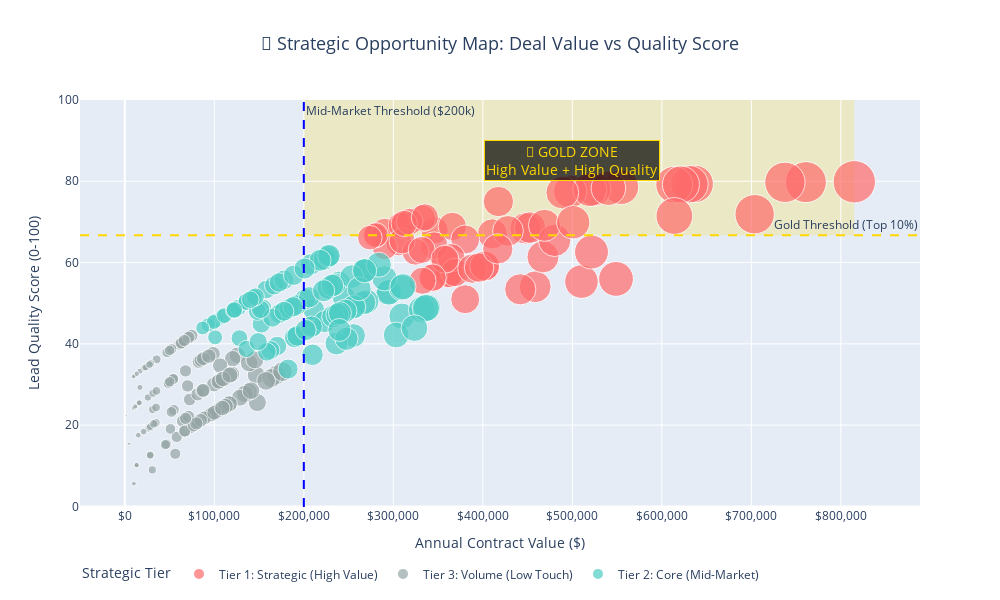
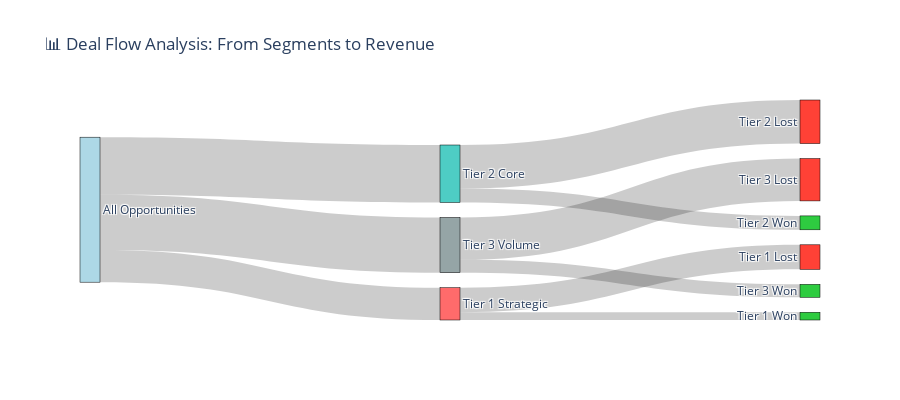

Source (notebook cell) for these figures, in order:
### Markdown cell above
## 4. Interactive Strategic Segmentation
### Where the money is: ACV vs Quality Score mapping

### Code cell
# INTERACTIVE STRATEGIC SEGMENTATION VISUALIZATION
# Show where the money is: ACV vs Quality Score with hover details

# Prepare data for visualization
viz_df = active_df[active_df['Status'] == 'Open'].copy()
viz_df['Size_Category'] = pd.cut(viz_df['ACV'], 
                               bins=[0, 100000, 300000, 600000, float('inf')], 
                               labels=['Small', 'Medium', 'Large', 'Enterprise'])

# Create interactive scatter plot
fig = px.scatter(
    viz_df,
    x='ACV',
    y='Lead_Score',
    color='Cluster_Label',
    size='ACV',
    hover_data=['CustomerName', 'ProductName', 'CloseDate'],
    title='🎯 Strategic Opportunity Map: Deal Value vs Quality Score',
    labels={
        'ACV': 'Annual Contract Value ($)',
        'Lead_Score': 'Lead Quality Score (0-100)',
        'Cluster_Label': 'Strategic Tier'
    },
    color_discrete_map={
        'Tier 1: Strategic (High Value)': '#FF6B6B',
        'Tier 2: Core (Mid-Market)': '#4ECDC4',
        'Tier 3: Volume (Low Touch)': '#95A5A6'
    },
    size_max=30,
    width=1000,
    height=600
)

# Add quadrant lines for strategic zones
fig.add_hline(y=score_90th, line_dash="dash", line_color="gold", 
              annotation_text="Gold Threshold (Top 10%)")
fig.add_vline(x=200000, line_dash="dash", line_color="blue", 
              annotation_text="Mid-Market Threshold ($200k)")

# Highlight the "sweet spot" (top right quadrant)
fig.add_shape(
    type="rect",
    x0=200000, y0=score_90th,
    x1=viz_df['ACV'].max(), y1=100,
    fillcolor="rgba(255, 215, 0, 0.2)",
    layer="below",
    line_width=0
)

fig.add_annotation(
    x=500000, y=85,
    text="💎 GOLD ZONE<br>High Value + High Quality",
    showarrow=False,
    font=dict(size=14, color="gold"),
    bgcolor="rgba(0,0,0,0.7)",
    bordercolor="gold"
)

fig.update_layout(
    title={'x': 0.5, 'font': {'size': 18}},
    xaxis={'tickformat': '$,.0f'},
    legend={'orientation': 'h', 'yanchor': 'bottom', 'y': -0.2}
)

fig.show()

# Create conversion funnel visualization
funnel_data = []
for tier in ['Tier 1: Strategic (High Value)', 'Tier 2: Core (Mid-Market)', 'Tier 3: Volume (Low Touch)']:
    tier_df = active_df[active_df['Cluster_Label'] == tier]
    total = len(tier_df)
    won = len(tier_df[tier_df['Status'] == 'Won'])
    lost = len(tier_df[tier_df['Status'] == 'Lost'])
    open_count = len(tier_df[tier_df['Status'] == 'Open'])
    
    funnel_data.append({
        'Tier': tier.split(':')[0],
        'Total_Deals': total,
        'Won_Deals': won,
        'Win_Rate_%': (won / (won + lost) * 100) if (won + lost) > 0 else 0,
        'Open_Pipeline': open_count,
        'Total_Value_M': tier_df['ACV'].sum() / 1e6,
        'Won_Value_M': tier_df[tier_df['Status'] == 'Won']['ACV'].sum() / 1e6
    })

funnel_df = pd.DataFrame(funnel_data)

# Sankey diagram for deal flow
fig2 = go.Figure(data=[go.Sankey(
    node=dict(
        pad=15,
        thickness=20,
        line=dict(color="black", width=0.5),
        label=[
            "All Opportunities", "Tier 1 Strategic", "Tier 2 Core", "Tier 3 Volume",
            "Tier 1 Won", "Tier 1 Lost", "Tier 2 Won", "Tier 2 Lost", "Tier 3 Won", "Tier 3 Lost"
        ],
        color=["lightblue", "#FF6B6B", "#4ECDC4", "#95A5A6", 
               "#2ECC40", "#FF4136", "#2ECC40", "#FF4136", "#2ECC40", "#FF4136"]
    ),
    link=dict(
        source=[0, 0, 0, 1, 1, 2, 2, 3, 3],
        target=[1, 2, 3, 4, 5, 6, 7, 8, 9],
        value=[
            funnel_df[funnel_df['Tier'] == 'Tier 1']['Total_Deals'].iloc[0],
            funnel_df[funnel_df['Tier'] == 'Tier 2']['Total_Deals'].iloc[0], 
            funnel_df[funnel_df['Tier'] == 'Tier 3']['Total_Deals'].iloc[0],
            funnel_df[funnel_df['Tier'] == 'Tier 1']['Won_Deals'].iloc[0],
            funnel_df[funnel_df['Tier'] == 'Tier 1']['Total_Deals'].iloc[0] - funnel_df[funnel_df['Tier'] == 'Tier 1']['Won_Deals'].iloc[0],
            funnel_df[funnel_df['Tier'] == 'Tier 2']['Won_Deals'].iloc[0],
            funnel_df[funnel_df['Tier'] == 'Tier 2']['Total_Deals'].iloc[0] - funnel_df[funnel_df['Tier'] == 'Tier 2']['Won_Deals'].iloc[0],
            funnel_df[funnel_df['Tier'] == 'Tier 3']['Won_Deals'].iloc[0],
            funnel_df[funnel_df['Tier'] == 'Tier 3']['Total_Deals'].iloc[0] - funnel_df[funnel_df['Tier'] == 'Tier 3']['Won_Deals'].iloc[0]
        ]
    )
)])

fig2.update_layout(
    title="📊 Deal Flow Analysis: From Segments to Revenue",
    font_size=12,
    height=400
)

fig2.show()

print("📊 TIER PERFORMANCE ANALYSIS")
print("=" * 50)
print(funnel_df.to_string(index=False, float_format='%.1f'))

print(f"\n💡 KEY INSIGHTS:")
print(f"   • Tier 1 has highest value density: ${funnel_df[funnel_df['Tier'] == 'Tier 1']['Total_Value_M'].iloc[0]:.1f}M from {funnel_df[funnel_df['Tier'] == 'Tier 1']['Total_Deals'].iloc[0]} deals")
print(f"   • Tier 2 provides volume + value balance: ${funnel_df[funnel_df['Tier'] == 'Tier 2']['Won_Value_M'].iloc[0]:.1f}M already won")
print(f"   • Tier 3 efficiency gap: {funnel_df[funnel_df['Tier'] == 'Tier 3']['Total_Deals'].iloc[0]} deals for only ${funnel_df[funnel_df['Tier'] == 'Tier 3']['Total_Value_M'].iloc[0]:.1f}M total value")

### Figure 1 — Plotly figure (JSON) as saved in the notebook; plotly's stock layout.template omitted (floating-point values rounded to 4 significant figures; data arrays with more than 128 entries replaced by an {"elided": "..."} marker saying what was removed)
{"data": [{"customdata": {"elided": "64x3 str values"}, "hovertemplate": "Strategic Tier=Tier 1: Strategic (High Value)<br>Annual Contract Value ($)=%{marker.size}<br>Lead Quality Score (0-100)=%{y}<br>CustomerName=%{customdata[0]}<br>ProductName=%{customdata[1]}<br>CloseDate=%{customdata[2]}<extra></extra>", "legendgroup": "Tier 1: Strategic (High Value)", "marker": {"color": "#FF6B6B", "size": [346000, 458500, 306700, 290300, 363500, 467200, 306200, 290500, 815000, 548800, 361100, 362600, 636700, 380300, 703700, 417400, 554600, 410700, 365900, 524000, 447700, 630900, 356400, 345600, 380300, 308800, 364400, 402000, 497500, 324700, 452700, 345000, 368900, 613800, 332100, 309800, 331700, 428100, 760900, 621300, 519500, 510200, 488800, 318300, 388200, 357600, 521400, 402200, 312100, 480200, 335200, 279600, 468900, 280600, 273800, 395800, 441800, 343700, 332600, 501000, 416700, 540300, 737500, 614000], "sizemode": "area", "sizeref": 905.6, "symbol": "circle"}, "mode": "markers", "name": "Tier 1: Strategic (High Value)", "orientation": "v", "showlegend": true, "type": "scatter", "x": [346000, 458500, 306700, 290300, 363500, 467200, 306200, 290500, 815000, 548800, 361100, 362600, 636700, 380300, 703700, 417400, 554600, 410700, 365900, 524000, 447700, 630900, 356400, 345600, 380300, 308800, 364400, 402000, 497500, 324700, 452700, 345000, 368900, 613800, 332100, 309800, 331700, 428100, 760900, 621300, 519500, 510200, 488800, 318300, 388200, 357600, 521400, 402200, 312100, 480200, 335200, 279600, 468900, 280600, 273800, 395800, 441800, 343700, 332600, 501000, 416700, 540300, 737500, 614000], "xaxis": "x", "y": [67.94, 54.04, 68.98, 67.79, 57.35, 61.4, 64.86, 63.82, 79.87, 55.97, 57.25, 57.3, 79.35, 50.98, 71.9, 75.02, 78.6, 67.07, 68.88, 78.07, 68.42, 79.27, 60.72, 64.18, 65.69, 69.15, 61.19, 59.12, 77.49, 62.65, 68.61, 56.44, 57.57, 79.16, 70.89, 65.34, 63.11, 67.79, 79.79, 79.22, 77.95, 55.32, 77.24, 70.1, 58.49, 60.83, 62.59, 59.14, 69.62, 65.47, 71.13, 66.63, 69.17, 66.8, 66.13, 58.78, 53.42, 56.27, 55.53, 69.91, 63.36, 78.3, 79.75, 71.46], "yaxis": "y"}, {"customdata": {"elided": "110x3 str values"}, "hovertemplate": "Strategic Tier=Tier 3: Volume (Low Touch)<br>Annual Contract Value ($)=%{marker.size}<br>Lead Quality Score (0-100)=%{y}<br>CustomerName=%{customdata[0]}<br>ProductName=%{customdata[1]}<br>CloseDate=%{customdata[2]}<extra></extra>", "legendgroup": "Tier 3: Volume (Low Touch)", "marker": {"color": "#95A5A6", "size": [31100, 125800, 35500, 103800, 94800, 148100, 72500, 82800, 200, 15700, 64300, 74500, 26500, 146800, 67800, 96700, 15100, 58000, 98500, 169300, 66900, 74500, 54700, 120500, 29000, 28500, 85100, 60600, 21000, 106500, 99600, 81300, 74500, 138300, 119300, 134100, 109700, 62400, 67000, 88900, 86800, 25800, 54300, 63200, 116700, 128600, 116800, 141000, 13100, 56400, 112400, 99900, 30700, 138900, 11000, 108900, 105600, 47200, 17000, 10100, 13200, 34600, 145300, 71300, 87600, 163700, 54000, 11100, 52200, 9800, 48500, 52100, 87800, 1900, 77000, 16900, 93900, 81700, 104800, 46600, 50100, 31500, 176100, 21700, 70200, 4700, 84700, 34900, 23400, 28700, 27600, 51000, 11800, 9800, 109600, 35300, 13300, 71200, 28300, 1700, 1100, 157900, 45400, 50200, 16200, 117400, 32400, 66300, 79900, 67900], "sizemode": "area", "sizeref": 905.6, "symbol": "circle"}, "mode": "markers", "name": "Tier 3: Volume (Low Touch)", "orientation": "v", "showlegend": true, "type": "scatter", "x": [31100, 125800, 35500, 103800, 94800, 148100, 72500, 82800, 200, 15700, 64300, 74500, 26500, 146800, 67800, 96700, 15100, 58000, 98500, 169300, 66900, 74500, 54700, 120500, 29000, 28500, 85100, 60600, 21000, 106500, 99600, 81300, 74500, 138300, 119300, 134100, 109700, 62400, 67000, 88900, 86800, 25800, 54300, 63200, 116700, 128600, 116800, 141000, 13100, 56400, 112400, 99900, 30700, 138900, 11000, 108900, 105600, 47200, 17000, 10100, 13200, 34600, 145300, 71300, 87600, 163700, 54000, 11100, 52200, 9800, 48500, 52100, 87800, 1900, 77000, 16900, 93900, 81700, 104800, 46600, 50100, 31500, 176100, 21700, 70200, 4700, 84700, 34900, 23400, 28700, 27600, 51000, 11800, 9800, 109600, 35300, 13300, 71200, 28300, 1700, 1100, 157900, 45400, 50200, 16200, 117400, 32400, 66300, 79900, 67900], "xaxis": "x", "y": [23.84, 37.17, 36.18, 23.58, 22.37, 25.56, 26.29, 35.62, 7.508, 25.41, 21.02, 19.58, 19.22, 32.34, 33.34, 22.68, 17.53, 17.1, 37.55, 32.33, 18.52, 42.02, 23.74, 36.36, 35.17, 19.62, 35.97, 39.84, 18.41, 34.67, 30.0, 27.59, 19.58, 28.2, 32.51, 27.69, 31.38, 40.09, 18.54, 21.78, 28.45, 26.79, 31.38, 40.21, 25.22, 26.74, 25.25, 28.48, 10.13, 12.95, 24.63, 23.05, 8.979, 35.27, 24.42, 24.21, 30.79, 37.86, 33.3, 5.6, 10.17, 20.57, 36.06, 41.58, 28.55, 31.58, 31.34, 32.17, 38.73, 24.22, 30.31, 23.25, 36.36, 22.45, 19.96, 29.28, 36.98, 20.68, 30.7, 15.34, 38.39, 27.85, 33.17, 34.07, 29.65, 15.43, 21.19, 24.34, 34.22, 12.69, 34.9, 19.07, 24.6, 31.94, 31.35, 28.42, 32.63, 22.11, 12.58, 22.4, 14.62, 30.9, 15.2, 30.68, 25.51, 32.31, 20.31, 40.8, 20.42, 21.66], "yaxis": "y"}, {"customdata": {"elided": "98x3 str values"}, "hovertemplate": "Strategic Tier=Tier 2: Core (Mid-Market)<br>Annual Contract Value ($)=%{marker.size}<br>Lead Quality Score (0-100)=%{y}<br>CustomerName=%{customdata[0]}<br>ProductName=%{customdata[1]}<br>CloseDate=%{customdata[2]}<extra></extra>", "legendgroup": "Tier 2: Core (Mid-Market)", "marker": {"color": "#4ECDC4", "size": [182400, 158000, 295700, 101900, 93200, 210700, 109300, 211100, 166800, 309600, 239200, 174700, 175500, 100900, 153900, 177800, 294700, 331900, 128100, 227300, 244100, 191000, 270300, 122900, 256300, 241500, 337600, 99300, 309400, 224900, 303200, 223300, 244400, 209700, 270200, 266900, 290200, 207900, 172600, 267200, 336300, 201400, 227500, 126700, 170200, 283800, 111200, 222900, 255600, 234400, 121800, 253400, 255800, 323600, 223100, 189600, 152500, 246300, 232600, 136100, 143800, 236400, 192600, 237400, 183200, 192000, 261800, 172200, 227300, 135900, 206000, 208700, 136100, 148100, 240300, 87000, 228200, 231900, 164800, 162700, 202100, 158700, 310700, 218200, 247600, 151700, 188000, 122400, 267900, 222100, 143600, 145900, 177800, 149000, 188600, 140200, 239700, 200800], "sizemode": "area", "sizeref": 905.6, "symbol": "circle"}, "mode": "markers", "name": "Tier 2: Core (Mid-Market)", "orientation": "v", "showlegend": true, "type": "scatter", "x": [182400, 158000, 295700, 101900, 93200, 210700, 109300, 211100, 166800, 309600, 239200, 174700, 175500, 100900, 153900, 177800, 294700, 331900, 128100, 227300, 244100, 191000, 270300, 122900, 256300, 241500, 337600, 99300, 309400, 224900, 303200, 223300, 244400, 209700, 270200, 266900, 290200, 207900, 172600, 267200, 336300, 201400, 227500, 126700, 170200, 283800, 111200, 222900, 255600, 234400, 121800, 253400, 255800, 323600, 223100, 189600, 152500, 246300, 232600, 136100, 143800, 236400, 192600, 237400, 183200, 192000, 261800, 172200, 227300, 135900, 206000, 208700, 136100, 148100, 240300, 87000, 228200, 231900, 164800, 162700, 202100, 158700, 310700, 218200, 247600, 151700, 188000, 122400, 267900, 222100, 143600, 145900, 177800, 149000, 188600, 140200, 239700, 200800], "xaxis": "x", "y": [33.79, 53.37, 52.78, 45.71, 44.65, 44.5, 46.7, 48.36, 54.37, 46.83, 55.08, 47.66, 47.76, 41.6, 48.78, 55.74, 52.65, 48.42, 41.39, 53.74, 47.88, 41.71, 50.45, 48.41, 49.14, 47.7, 48.93, 45.37, 53.78, 61.1, 42.18, 45.49, 51.62, 37.31, 58.12, 50.15, 56.12, 59.56, 47.4, 57.92, 48.78, 50.95, 53.81, 48.92, 39.47, 59.47, 46.95, 60.86, 42.05, 54.59, 48.2, 56.54, 49.1, 43.87, 60.89, 41.55, 44.9, 48.14, 46.73, 38.75, 51.32, 40.08, 41.96, 47.19, 48.66, 49.54, 53.55, 55.1, 61.46, 50.33, 51.46, 44.22, 50.38, 48.0, 47.55, 43.91, 61.71, 54.34, 46.45, 38.45, 43.4, 38.04, 54.07, 60.56, 41.25, 48.48, 49.11, 48.36, 58.0, 53.07, 51.29, 51.57, 48.01, 40.54, 56.87, 50.86, 43.41, 58.53], "yaxis": "y"}], "layout": {"annotations": [{"showarrow": false, "text": "Gold Threshold (Top 10%)", "x": 1, "xanchor": "right", "xref": "x domain", "y": 66.73, "yanchor": "bottom", "yref": "y"}, {"showarrow": false, "text": "Mid-Market Threshold ($200k)", "x": 200000, "xanchor": "left", "xref": "x", "y": 1, "yanchor": "top", "yref": "y domain"}, {"bgcolor": "rgba(0,0,0,0.7)", "bordercolor": "gold", "font": {"color": "gold", "size": 14}, "showarrow": false, "text": "💎 GOLD ZONE<br>High Value + High Quality", "x": 500000, "y": 85}], "height": 600, "legend": {"itemsizing": "constant", "orientation": "h", "title": {"text": "Strategic Tier"}, "tracegroupgap": 0, "y": -0.2, "yanchor": "bottom"}, "shapes": [{"line": {"color": "gold", "dash": "dash"}, "type": "line", "x0": 0, "x1": 1, "xref": "x domain", "y0": 66.73, "y1": 66.73, "yref": "y"}, {"line": {"color": "blue", "dash": "dash"}, "type": "line", "x0": 200000, "x1": 200000, "xref": "x", "y0": 0, "y1": 1, "yref": "y domain"}, {"fillcolor": "rgba(255, 215, 0, 0.2)", "layer": "below", "line": {"width": 0}, "type": "rect", "x0": 200000, "x1": 815000, "y0": 66.73, "y1": 100}], "title": {"font": {"size": 18}, "text": "🎯 Strategic Opportunity Map: Deal Value vs Quality Score", "x": 0.5}, "width": 1000, "xaxis": {"anchor": "y", "domain": [0, 1], "tickformat": "$,.0f", "title": {"text": "Annual Contract Value ($)"}}, "yaxis": {"anchor": "x", "domain": [0, 1], "title": {"text": "Lead Quality Score (0-100)"}}}}

### Figure 2 — Plotly figure (JSON) as saved in the notebook; plotly's stock layout.template omitted (floating-point values rounded to 4 significant figures)
{"data": [{"link": {"source": [0, 0, 0, 1, 1, 2, 2, 3, 3], "target": [1, 2, 3, 4, 5, 6, 7, 8, 9], "value": [532, 947, 911, 127, 405, 229, 718, 213, 698]}, "node": {"color": ["lightblue", "#FF6B6B", "#4ECDC4", "#95A5A6", "#2ECC40", "#FF4136", "#2ECC40", "#FF4136", "#2ECC40", "#FF4136"], "label": ["All Opportunities", "Tier 1 Strategic", "Tier 2 Core", "Tier 3 Volume", "Tier 1 Won", "Tier 1 Lost", "Tier 2 Won", "Tier 2 Lost", "Tier 3 Won", "Tier 3 Lost"], "line": {"color": "black", "width": 0.5}, "pad": 15, "thickness": 20}, "type": "sankey"}], "layout": {"font": {"size": 12}, "height": 400, "title": {"text": "📊 Deal Flow Analysis: From Segments to Revenue"}}}
